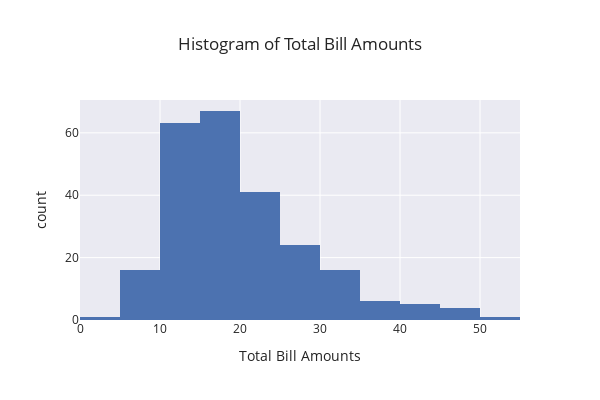

The notebook cell saved with this chart:
### Markdown cell above
The plots above are great, and are suitible for almost all cases. However, we can take it one step further by creating an interactive plot! We can do this with the `plotly` library. In these plots you can hover your mouse over data, and information about it will pop up!

Don't worry about understanding the code below, just check out the cool visualizations, and try hovering over the data with your mouse in different spots! 

_Check out the comments for a description of the visualizations!_

### Code cell
px.histogram(x=tips.column("total"), title="Histogram of Total Bill Amounts", 
             template = "seaborn", labels={"x":"Total Bill Amounts", "y":"Count"},
             width = 600, height = 400, nbins=20)
# plots a histogram of the total bill amounts

### Figure 1 — Plotly figure (JSON) as saved in the notebook; plotly's stock layout.template omitted (floating-point values rounded to 4 significant figures; data arrays with more than 128 entries replaced by an {"elided": "..."} marker saying what was removed)
{"data": [{"alignmentgroup": "True", "bingroup": "x", "hovertemplate": "Total Bill Amounts=%{x}<br>count=%{y}<extra></extra>", "legendgroup": "", "marker": {"color": "rgb(76,114,176)", "pattern": {"shape": ""}}, "name": "", "nbinsx": 20, "offsetgroup": "", "orientation": "v", "showlegend": false, "type": "histogram", "x": {"elided": "244 float values"}, "xaxis": "x", "yaxis": "y"}], "layout": {"barmode": "relative", "height": 400, "legend": {"tracegroupgap": 0}, "title": {"text": "Histogram of Total Bill Amounts"}, "width": 600, "xaxis": {"anchor": "y", "domain": [0, 1], "title": {"text": "Total Bill Amounts"}}, "yaxis": {"anchor": "x", "domain": [0, 1], "title": {"text": "count"}}}}
